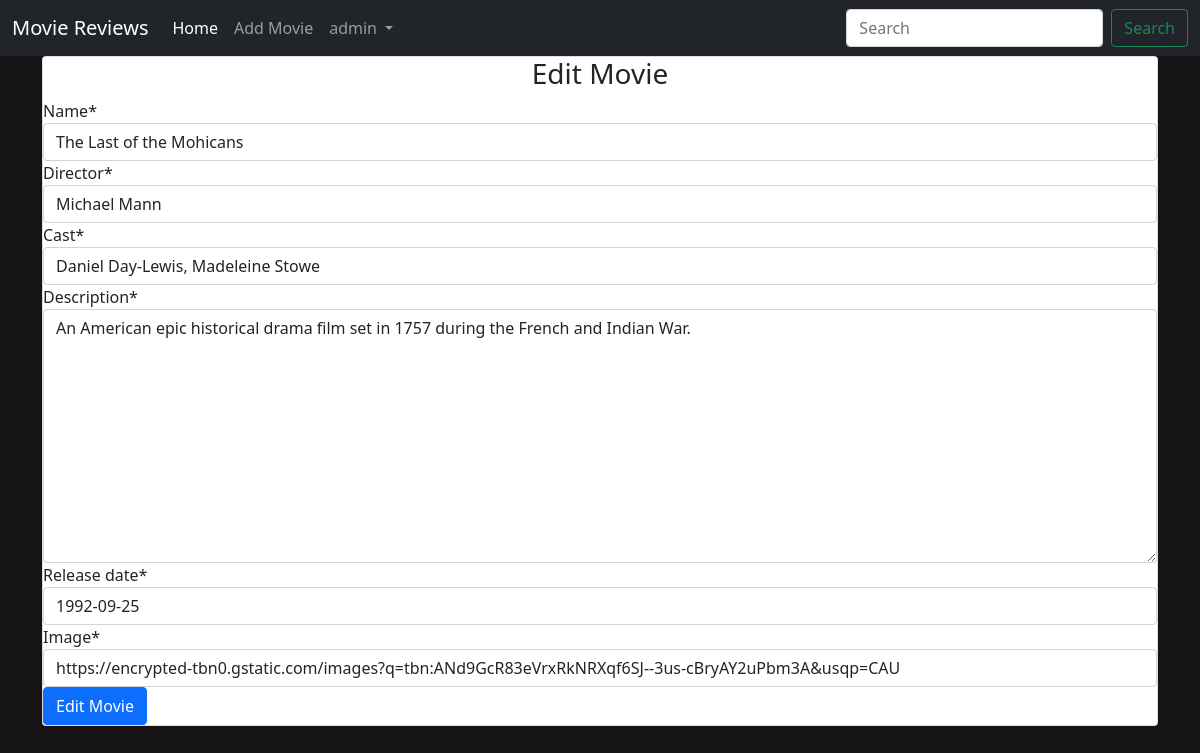
Screenshot of /editmovies/2/ (signed in) with the database file from the repository.
### main/models.py (models this page shows, shortened)
class Movie(models.Model):
    name = models.CharField(max_length=300)
    director = models.CharField(max_length=300)
    cast = models.CharField(max_length=300)
    description = models.TextField(max_length=5000)
    release_date = models.DateField()
    average_rating = models.FloatField(default=0)
    image = models.URLField(default=None, null = True)

### main/views.py (the view)
# urls.py: path('editmovies/<int:id>/', views.edit_movies, name='edit_movies'),
def edit_movies(request, id):
    if request.user.is_authenticated:
        if request.user.is_superuser:
            movie = Movie.objects.get(id=id)
            if request.method == "POST":
                form = MovieForm(request.POST or None, instance=movie)
                if form.is_valid():
                    data = form.save(commit=False)
                    data.save()
                    return redirect("main:detail", id)
            else:
                form = MovieForm(instance=movie)
            return render(request, 'main/addmovies.html', {"form":form, "controller":"Edit Movie", "btncolour":"btn btn-primary"})
        else:
            return redirect("main:home")
    else:
        return redirect("accounts:login")

### main/forms.py
class MovieForm(forms.ModelForm):
    class Meta:
        model = Movie
        fields = ('name', 'director', 'cast', 'description', 'release_date', 'image')

### main/templates/main/addmovies.html (shortened to what this page needs)
{% extends 'main/base.html' %}
{% load crispy_forms_tags %}
{% block content %}
<div class="container">
    <div class="card">
        <div class = "card-content">
            <h3 class="text-center">{{ controller }}</h3>
            <form action="" method="POST">
                {{ form | crispy }}
                <input type="submit" value="{{ controller }}" class="{{ btncolour }}">
            </form>
        </div>
    </div>
</div>
{% endblock %}

### main/templates/main/base.html (shortened to what this page needs)
<!doctype html>
<html lang="en">
<head>
    <link href="https://cdn.jsdelivr.net/npm/bootstrap@5.0.0-beta1/dist/css/bootstrap.min.css" rel="stylesheet"
>
    {% load static %}
    <link rel="stylesheet" type="text/css" href="{% static 'css/main.css' %}">
</head>
<body>
<nav class="navbar navbar-expand-lg navbar-dark bg-dark text-white">
    <div class="container-fluid">
        <a class="navbar-brand" href="{% url 'main:home' %}">Movie Reviews</a>
        <div class="collapse navbar-collapse" id="navbarSupportedContent">
            <ul class="navbar-nav me-auto mb-2 mb-lg-0">
                <li class="nav-item">
                    <a class="nav-link active" aria-current="page" href="{% url 'main:home' %}">Home</a>
                </li>
                <li class="nav-item">
                    <a class="nav-link" href="{% url 'main:add_movies' %}">Add Movie</a>
                </li>
                {% if user.is_authenticated %}
                <li class="nav-item dropdown">
                    <a class="nav-link dropdown-toggle" href="#" id="navbarDropdown" role="button"
                       data-bs-toggle="dropdown" aria-expanded="false">
                        {{user.username }}
                    </a>
                </li>
                {% endif %}
            </ul>
            <form class="d-flex">
                <input class="form-control me-2" type="search" placeholder="Search" aria-label="Search">
                <button class="btn btn-outline-success" type="submit">Search</button>
            </form>
        </div>
    </div>
</nav>
{% block content %}
{% endblock %}
</body>
</html>

### main/static/css/main.css (style rules this page uses)
body { background-color: #151313; }

### main/templates/main/base.html (style rules this page uses)
input { max-width: 72em }

### rows the page displays
Movie: name "The Last of the Mohicans", director "Michael Mann", cast "Daniel Day-Lewis, Madeleine Stowe", description "An American epic historical drama film set in 1757 during the French and Indian War.", release_date "1992-09-25", image "https://encrypted-tbn0.gstatic.com/images?q=tbn:ANd9GcR83eVrxRkNRXqf6SJ--3us-cBryAY2uPbm3A&usqp=CAU"

### other values shown
{{ user.username }} "admin"
{{ controller }} "Edit Movie"
